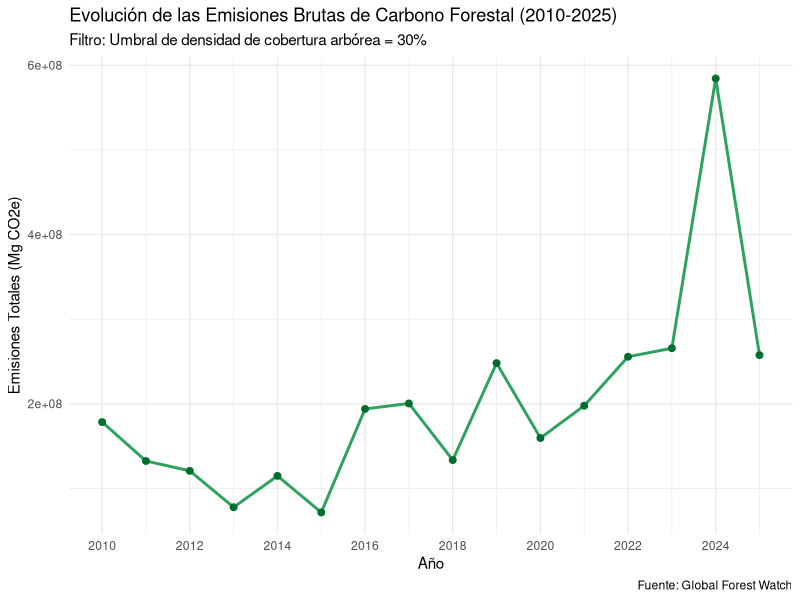

R code for this plot:

library(readxl)
library(dplyr)




carbon <- read_excel("database/BOL.xlsx", sheet = "Country carbon data")

treel <- read_excel("database/BOL.xlsx", sheet = "Country tree cover loss")

drivers <- read_excel("database/BOL.xlsx", sheet = "Country drivers")


sub1 <- read_excel("database/BOL.xlsx", sheet = "Subnational 1 tree cover loss")


sub2 <- read_excel("database/BOL.xlsx", sheet = "Subnational 1 drivers")


sub3 <- read_excel("database/BOL.xlsx", sheet = "Subnational 1 carbon data")

sub1 %>% filter(threshold==30)  %>% select(subnational1 , tc_loss_ha_2025)

sub1$tc_loss_ha_2025

sub3 %>% filter(umd_tree_cover_density_2000__threshold==30) %>% select(subnational1,gfw_forest_carbon_gross_emissions_2025__Mg_CO2e)

sub3$gfw_forest_carbon_gross_emissions_2025__Mg_CO2e

carbon %>% filter(umd_tree_cover_density_2000__threshold==30) %>% 
  select(gfw_forest_carbon_gross_emissions_2010__Mg_CO2e:gfw_forest_carbon_gross_emissions_2025__Mg_CO2e) %>% View()


library(dplyr)
library(tidyr)
library(ggplot2)
library(stringr)

carbon %>% 
  # 1. Tu filtro inicial
  filter(umd_tree_cover_density_2000__threshold == 30) %>% 
  
  # 2. Seleccionar las columnas de interés
  select(gfw_forest_carbon_gross_emissions_2010__Mg_CO2e:gfw_forest_carbon_gross_emissions_2025__Mg_CO2e) %>% 
  
  # 3. Calcular el total (o promedio) por año de todas las filas/regiones
  summarise(across(everything(), \ (x) sum(x, na.rm = TRUE))) %>% 
  
  # 4. Pivotar de formato ancho a largo
  pivot_longer(
    cols = everything(),
    names_to = "anio",
    values_to = "emisiones"
  ) %>% 
  
  # 5. Limpiar el nombre de la columna para quedarnos solo con el año (número)
  mutate(anio = as.numeric(str_extract(anio, "\\d{4}"))) %>% 
  
  # 6. Crear el gráfico de serie de tiempo
  ggplot(aes(x = anio, y = emisiones)) +
  geom_line(color = "#2ca25f", size = 1) +
  geom_point(color = "#006d2c", size = 2) +
  scale_x_continuous(breaks = seq(2010, 2025, by = 2)) +
  theme_minimal() +
  labs(
    title = "Evolución de las Emisiones Brutas de Carbono Forestal (2010-2025)",
    subtitle = "Filtro: Umbral de densidad de cobertura arbórea = 30%",
    x = "Año",
    y = "Emisiones Totales (Mg CO2e)",
    caption = "Fuente: Global Forest Watch"
  )
